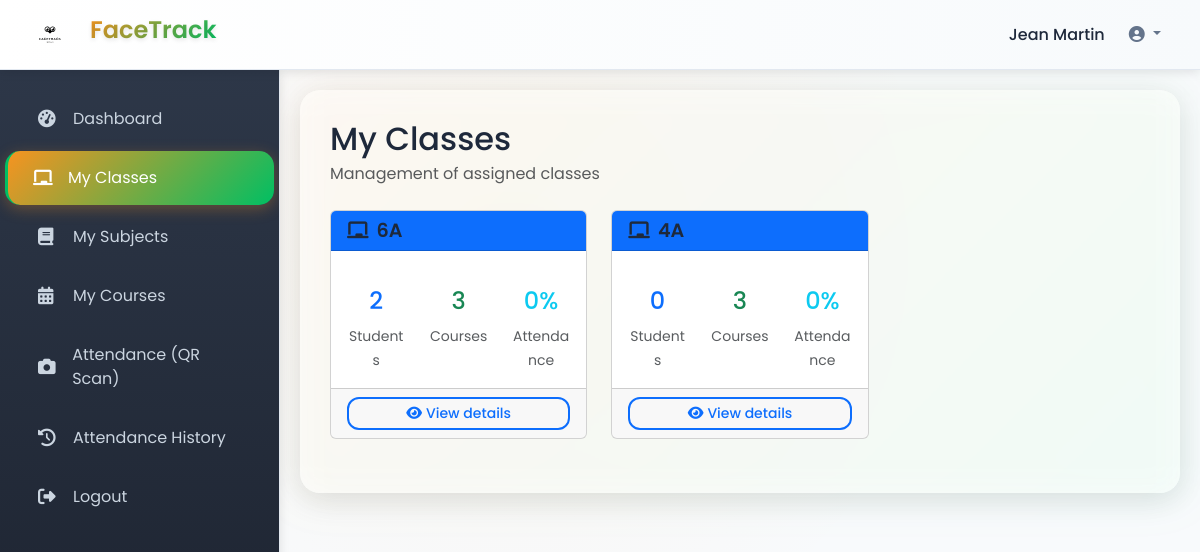
The page /enseignant/classes/ (signed in) on the database its author committed.
### school/models.py (models this page shows, shortened)
class User(AbstractUser):
    ROLE_CHOICES = [
        ('ADMIN', 'Administrator'),
        ('ENSEIGNANT', 'Teacher'),
        ('ELEVE', 'Student'),
        ('PARENT', 'Parent'),
    ]
    role = models.CharField(max_length=20, choices=ROLE_CHOICES, default='ELEVE')
    date_naissance = models.DateField(null=True, blank=True)
    adresse = models.TextField(blank=True)
    telephone = models.CharField(max_length=15, blank=True)

class Classe(models.Model):
    CLASSE_CHOICES = [
        ('Form1_A', 'Form 1A'), ('Form1_B', 'Form 1B'),
        ('Form2_A', 'Form 2A'), ('Form2_B', 'Form 2A'),
        ('Form3_A', 'Form 3A'), ('Form3_B', 'Form 3B'),
        ('Form4_A', '3rd A'), ('Form4_B', 'Form 4B'),
        ('Form5_A', 'Form 5A'),
        ('Lower_Sixth', 'Lower Sixth'),
        ('Upper_Sixth', 'Upper_Sixth'),
    ]
    CYCLE_CHOICES = [
        ('PREMIER', 'First cycle (Form 1 → Form 5)'),
        ('SECOND', 'Second cycle (Lower → Upper)'),
    ]
    nom = models.CharField(max_length=20, choices=CLASSE_CHOICES)
    cycle = models.CharField(max_length=10, choices=CYCLE_CHOICES, default='PREMIER')  # 👈 default ajouté
    annee_scolaire = models.CharField(max_length=9, null=True, blank=True)  # ex: "2023-2024"
    capacite = models.IntegerField(default=30)
    date_creation = models.DateTimeField(auto_now_add=True)

### school/views.py (the view)
# urls.py: path('enseignant/classes/', views.teacher_classes, name='teacher_classes'),
@login_required
def teacher_classes(request):
    if request.user.role != 'ENSEIGNANT':
        messages.error(request, 'Access denied.')
        return redirect('login')
    try:
        enseignant = Enseignant.objects.get(user=request.user)
        classes = Classe.objects.filter(cours__enseignant=enseignant).distinct()
        classes_with_stats = []
        for classe in classes:
            nb_eleves = Eleve.objects.filter(classe=classe).count()
            nb_cours = Cours.objects.filter(enseignant=enseignant, classe=classe).count()
            debut_semaine = timezone.now().date() - timedelta(days=7)
            presences_classe = Presence.objects.filter(
                session_appel__cours__classe=classe,
                session_appel__cours__enseignant=enseignant,
                session_appel__cours__date__gte=debut_semaine
            )
            total_presences = presences_classe.count()
            presences_validees = presences_classe.filter(statut__in=['PRESENT', 'RETARD']).count()
            taux_presence = round((presences_validees / total_presences * 100) if total_presences > 0 else 0, 1)
            classes_with_stats.append({
                'classe': classe,
                'nb_eleves': nb_eleves,
                'nb_cours': nb_cours,
                'taux_presence': taux_presence
            })
        context = {
            'enseignant': enseignant,
            'classes_with_stats': classes_with_stats,
        }
        return render(request, 'teacher_classes.html', context)
    except Enseignant.DoesNotExist:
        messages.error(request, 'Teacher profile not found.')
        return redirect('login')

### school/templates/teacher_classes.html (shortened to what this page needs)
{% extends 'dashboard_base.html' %}
{% load static %}
{% block sidebar %}
    {% include 'sidebar_teacher.html' %}
{% endblock %}
{% block content %}
<div class="d-flex justify-content-between align-items-center mb-4">
    <div>
        <h2 class="mb-1">My Classes</h2>
        <p class="text-muted mb-0">Management of assigned classes</p>
    </div>
</div>
    <div class="row">
    {% if classes_with_stats %}
        {% for class_data in classes_with_stats %}
        <div class="col-md-6 col-lg-4 mb-4">
            <div class="card h-100">
                <div class="card-header bg-primary text-white">
                    <h5 class="card-title mb-0">
                        <i class="fas fa-chalkboard me-2"></i>{{ class_data.classe.nom }}
                    </h5>
                </div>
                <div class="card-body">
                    <div class="row text-center">
                        <div class="col-4">
                            <div class="stat-item">
                                <h4 class="text-primary">{{ class_data.nb_eleves }}</h4>
                                <small class="text-muted">Students</small>
                            </div>
                        </div>
                        <div class="col-4">
                            <div class="stat-item">
                                <h4 class="text-success">{{ class_data.nb_cours }}</h4>
                                <small class="text-muted">Courses</small>
                            </div>
                        </div>
                        <div class="col-4">
                            <div class="stat-item">
                                <h4 class="text-info">{{ class_data.taux_presence }}%</h4>
                                <small class="text-muted">Attendance</small>
                            </div>
                        </div>
                    </div>
                </div>
                <div class="card-footer">
                    <button class="btn btn-outline-primary btn-sm w-100" onclick="viewClassDetails('{{ class_data.classe.id }}')">
                        <i class="fas fa-eye me-1"></i>View details
                    </button>
                </div>
            </div>
        </div>
        {% endfor %}
    {% endif %}
</div>
{% endblock %}

### school/templates/dashboard_base.html (shortened to what this page needs)
<!DOCTYPE html>
<html lang="en">
<head>
    <link href="https://cdn.jsdelivr.net/npm/bootstrap@5.3.3/dist/css/bootstrap.min.css" rel="stylesheet">
    <link rel="stylesheet" href="https://cdnjs.cloudflare.com/ajax/libs/font-awesome/6.4.0/css/all.min.css">
    {% load static %}
    <link rel="stylesheet" href="{% static 'css/dashboard.css' %}">
    <link rel="stylesheet" href="{% static 'css/dashboard_enhancements.css' %}">
</head>
<body>
    <header class="dashboard-header">
        <div class="header-left">
            <div class="logo-container">
                <img src="{% static 'imgs/FaceTrack-logo.svg' %}" alt="FaceTrack Logo" class="logo">
            </div>
            <h1 class="college-name">FaceTrack</h1>
        </div>
        <div class="header-right">
            <div class="user-profile">
                <span class="user-name">{{ user.get_full_name|default:user.username }}</span>
                <div class="dropdown profile-dropdown">
                    <button class="btn btn-link dropdown-toggle" type="button" id="profileDropdown"
                        data-bs-toggle="dropdown" data-bs-auto-close="true" aria-expanded="false">
                        <i class="fas fa-user-circle"></i>
                    </button>
                </div>
            </div>
        </div>
    </header>
    <aside class="dashboard-sidebar">
        <nav class="sidebar-nav">
            {% block sidebar %}{% endblock %}
        </nav>
    </aside>
    <main class="dashboard-main">
        <div class="main-container">
            {% block content %}{% endblock %}
        </div>
    </main>
</body>
</html>

### school/static/css/dashboard.css (style rules this page uses)
:root { --primary-color: #f79320; --primary-hover: #e6851a; --accent-color: #00bf63; --accent-hover: #00a857; --text-primary: #1e293b; --text-secondary: #64748b; --border-color: #e2e8f0; --bg-light: #f8fafc; --bg-gradient: linear-gradient(135deg, #667eea 0%, #764ba2 100%); --bg-pattern: radial-gradient( circle at 25% 25%, rgba(247, 147, 32, 0.05) 0%, transparent 50% ); --shadow: 0 2px 10px rgba(0, 0, 0, 0.1); --shadow-hover: 0 4px 20px rgba(0, 0, 0, 0.15); --card-bg: linear-gradient(145deg, #ffffff 0%, #f8fafc 100%); --sidebar-bg: linear-gradient(180deg, #2d3748 0%, #1a202c 100%); --header-bg: linear-gradient(90deg, #ffffff 0%, #f7fafc 100%); }
* { margin: 0; padding: 0; box-sizing: border-box; }
body { font-family: "Poppins", Arial, sans-serif; background: var(--bg-light); background-image: var(--bg-pattern); color: var(--text-primary); overflow-x: hidden; position: relative; }
body::before { content: ""; position: fixed; top: 0; left: 0; width: 100%; height: 100%; background: radial-gradient( circle at 20% 80%, rgba(247, 147, 32, 0.03) 0%, transparent 50% ), radial-gradient( circle at 80% 20%, rgba(0, 191, 99, 0.03) 0%, transparent 50% ); pointer-events: none; z-index: -1; }
.dashboard-header { position: fixed; top: 0; left: 0; right: 0; height: 70px; background: var(--header-bg); border-bottom: 1px solid var(--border-color); display: flex; align-items: center; justify-content: space-between; padding: 0 30px; z-index: 1000; box-shadow: var(--shadow); backdrop-filter: blur(10px); }
.header-left { display: flex; align-items: center; gap: 20px; }
.logo-container .logo { width: 40px; height: 40px; filter: none; transition: transform 0.3s ease; }
.college-name { font-size: 1.5rem; font-weight: 600; background: linear-gradient( 135deg, var(--primary-color), var(--accent-color) ); -webkit-background-clip: text; -webkit-text-fill-color: transparent; background-clip: text; }
.header-right { display: flex; align-items: center; }
.user-profile { display: flex; align-items: center; gap: 15px; }
.user-name { font-weight: 500; color: var(--text-primary); }
.profile-dropdown .btn { color: var(--text-secondary); text-decoration: none; padding: 8px; transition: all 0.3s ease; }
.dashboard-sidebar { position: fixed; left: 0; top: 70px; width: 280px; height: calc(100vh - 70px); background: var(--sidebar-bg); border-right: 1px solid var(--border-color); overflow-y: auto; z-index: 999; box-shadow: var(--shadow); }
.sidebar-nav { padding: 20px 0; }
.dashboard-main { margin-left: 280px; margin-top: 70px; min-height: calc(100vh - 70px); background: var(--bg-light); background-image: var(--bg-pattern); padding: 20px; }
.main-container { padding: 30px; background: rgba(255, 255, 255, 0.7); border-radius: 20px; backdrop-filter: blur(10px); box-shadow: 0 8px 32px rgba(0, 0, 0, 0.1); }
.card-header { display: flex; align-items: center; justify-content: space-between; margin-bottom: 20px; }
.card-title { font-size: 1.2rem; font-weight: 600; color: var(--text-primary); margin: 0; }

### school/static/css/dashboard_enhancements.css (style rules this page uses)
.btn { border-radius: 12px; font-weight: 500; transition: all 0.3s ease; position: relative; overflow: hidden; }
.btn::before { content: ""; position: absolute; top: 0; left: -100%; width: 100%; height: 100%; background: linear-gradient( 90deg, transparent, rgba(255, 255, 255, 0.2), transparent ); transition: left 0.5s ease; }
.btn-outline-primary, .btn-outline-success, .btn-outline-info { border: 2px solid; background: transparent; position: relative; overflow: hidden; }
.college-name { text-shadow: 0 2px 4px rgba(0, 0, 0, 0.1); }
.main-container { position: relative; }
.main-container::before { content: ""; position: absolute; top: -10px; left: -10px; right: -10px; bottom: -10px; background: linear-gradient( 135deg, rgba(247, 147, 32, 0.05), rgba(0, 191, 99, 0.05) ); border-radius: 25px; z-index: -1; filter: blur(20px); }

### rows shown on the page
User: get_full_name "Jean Martin"
Classe: classe.nom "6A", nb_eleves "2", nb_cours "3", taux_presence "0"
Classe: classe.nom "4A", nb_eleves "0", nb_cours "3", taux_presence "0"
